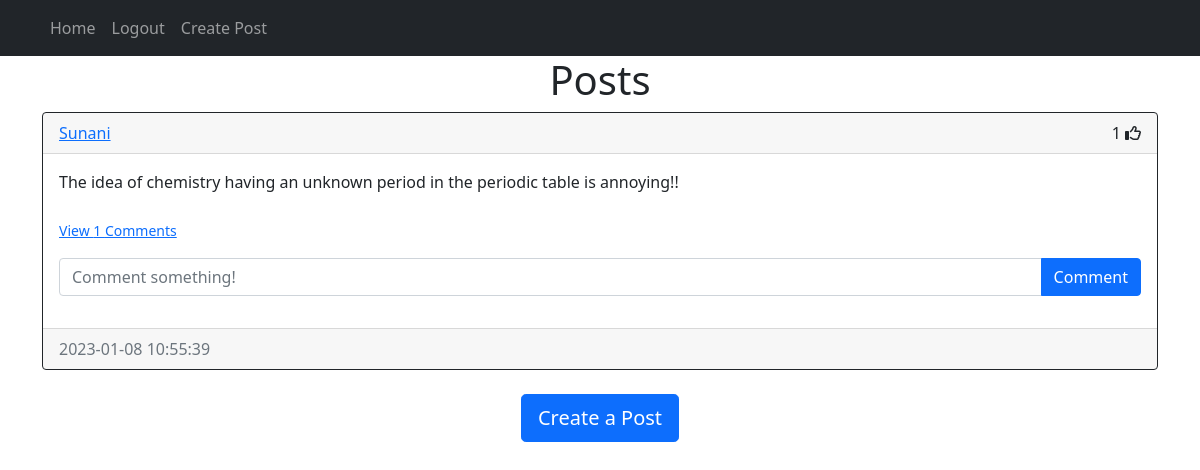
Page /posts/4/ (signed in) on the committed database.
### model/models.py (models this page shows)
class User(db.Model, UserMixin):
    id = db.Column(db.Integer, primary_key=True)
    firstname = db.Column(db.String(150), unique=True)
    lastname = db.Column(db.String(150), unique=True)
    email = db.Column(db.String(150), unique=True)
    username = db.Column(db.String(150), unique=True)
    password = db.Column(db.String(150))
    date_created = db.Column(db.DateTime(timezone=True), default=func.now())
    posts = db.relationship('Post', backref='user', passive_deletes=True)
    comments = db.relationship('Comment', backref='user', passive_deletes=True)
    likes = db.relationship('Like', backref='user', passive_deletes=True)

class Post(db.Model):
    id = db.Column(db.Integer, primary_key=True)
    text = db.Column(db.Text, nullable=False)
    date_created = db.Column(db.DateTime(timezone=True), default=func.now())
    author = db.Column(db.Integer, db.ForeignKey(
        'user.id', ondelete="CASCADE"), nullable=False)
    comments = db.relationship('Comment', backref='post', passive_deletes=True)
    likes = db.relationship('Like', backref='post', passive_deletes=True)

### routes/views.py (the view)
@views.route("/posts/<username>")
@login_required
def posts(username):
    user = User.query.filter_by(username=username).first()
    if not user:
        flash('No user with that username exists.', category='error')
        return redirect(url_for('views.home'))
    posts = user.posts
    return render_template("posts.html", user=current_user, posts=posts, username=username)

### app.py (called while the page is built)
def create_app():
    app.config['SQLALCHEMY_TRACK_MODIFICATION']=True
    app.config['SQLALCHEMY_DATABASE_URI'] = f'sqlite:///{DB_NAME}'
    app.config['SECRET_KEY'] = "helloworld"
    db.init_app(app)
    login_manager.login_view = "auth.login"
    login_manager.init_app(app)
    @login_manager.user_loader
    def load_user(id):
        return User.query.get(int(id))
    with app.app_context():
        db.create_all()
    app.register_blueprint(views, url_prefix="/")
    app.register_blueprint(auth, url_prefix="/")
    return app

### routes/views.py (called while the page is built)
@views.route("/posts/<int:post_id>/", methods=['GET', 'POST'])
def show_comment(post_id):
    post = Post.query.get_or_404(post_id)
    return render_template('posts_div.html',post=post, user=current_user)

### templates/posts_div.html (shortened to what this page needs)
{% extends "base.html" %}
{% block content%}
    <h1 align="center">{% block header %}Posts{% endblock %}</h1>
    <div id="posts">
      <div class="card border-dark">
        <div class="card-header d-flex justify-content-between align-items-center">
          <a href="/posts/{{post.user.username}}">{{post.user.username}}</a>
          <div>
            <span id="likes-count-{{post.id}}">
            {{ post.likes|length }}</span>
            {% if user.id in post.likes|map(attribute="author")|list %}
            <i
              class="fas fa-thumbs-up"
              id="like-button-{{post.id}}"
              onclick="like({{post.id}})">
            </i>
            {% else %}
            <i
              class="far fa-thumbs-up"
              id="like-button-{{post.id}}"
              onclick="like({{post.id}})">
            </i>
            {% endif %}
          </div>
        </div>
        <div class="card-body">
          <div class="card-text">{{post.text}}</div>
          <br />
          <p class="card-text">
            {% if post.comments|length > 0 %}
            <a data-bs-toggle="collapse" href="#comments-{{post.id}}" role="button">
              <small>View {{post.comments|length}} Comments</small>
            </a>
            {% else %}
              <small class="text-muted">No Comments</small>
            {% endif %}
          </p>
          <form
            class="input-group mb-3"
            method="POST"
            action="/create-comment/{{post.id}}">
            <input
              type="text"
              id="text"
              name="text"
              class="form-control"
              placeholder="Comment something!"
            />
            <button type="submit" class="btn btn-primary">Comment</button>
          </form>
        </div>
        <div class="card-footer text-muted">{{post.date_created}}</div>
      </div>
      <br/ >
    </div>
    {% block footer %}
      <div align="center">
        <a href="/create-post">
        <button type="button" class="btn btn-primary btn-lg">
          Create a Post
        </button></a>
      </div>
    </div>
    {% endblock %}
 {% endblock %}

### rows in the picture
User: user.username "Sunani"
Post: text "The idea of chemistry having an unknown period in the periodic table is annoying!!", date_created "2023-01-08 10:55:39"

### other values in the picture
{{ post.likes|length }} "1"
{{ post.comments|length }} "1"
